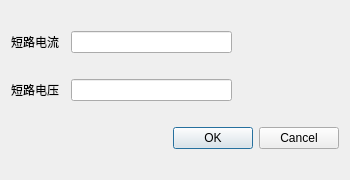
<?xml version="1.0" encoding="UTF-8"?>
<ui version="4.0">
 <class>ValueCalc_1211</class>
 <widget class="QDialog" name="ValueCalc_1211">
  <property name="geometry">
   <rect>
    <x>0</x>
    <y>0</y>
    <width>350</width>
    <height>180</height>
   </rect>
  </property>
  <property name="windowTitle">
   <string>Dialog</string>
  </property>
  <layout class="QVBoxLayout" name="verticalLayout">
   <item>
    <layout class="QHBoxLayout" name="horizontalLayout" stretch="1,3,2">
     <item>
      <widget class="QLabel" name="label">
       <property name="text">
        <string>短路电流</string>
       </property>
      </widget>
     </item>
     <item>
      <widget class="QLineEdit" name="lineEdit_dianliu"/>
     </item>
     <item>
      <spacer name="horizontalSpacer">
       <property name="orientation">
        <enum>Qt::Horizontal</enum>
       </property>
       <property name="sizeHint" stdset="0">
        <size>
         <width>40</width>
         <height>20</height>
        </size>
       </property>
      </spacer>
     </item>
    </layout>
   </item>
   <item>
    <layout class="QHBoxLayout" name="horizontalLayout_2" stretch="1,3,2">
     <item>
      <widget class="QLabel" name="label_2">
       <property name="text">
        <string>短路电压</string>
       </property>
      </widget>
     </item>
     <item>
      <widget class="QLineEdit" name="lineEdit_dianya"/>
     </item>
     <item>
      <spacer name="horizontalSpacer_2">
       <property name="orientation">
        <enum>Qt::Horizontal</enum>
       </property>
       <property name="sizeHint" stdset="0">
        <size>
         <width>40</width>
         <height>20</height>
        </size>
       </property>
      </spacer>
     </item>
    </layout>
   </item>
   <item>
    <widget class="QDialogButtonBox" name="buttonBox">
     <property name="orientation">
      <enum>Qt::Horizontal</enum>
     </property>
     <property name="standardButtons">
      <set>QDialogButtonBox::Cancel|QDialogButtonBox::Ok</set>
     </property>
    </widget>
   </item>
  </layout>
 </widget>
 <resources/>
 <connections>
  <connection>
   <sender>buttonBox</sender>
   <signal>accepted()</signal>
   <receiver>ValueCalc_1211</receiver>
   <slot>accept()</slot>
   <hints>
    <hint type="sourcelabel">
     <x>248</x>
     <y>254</y>
    </hint>
    <hint type="destinationlabel">
     <x>157</x>
     <y>274</y>
    </hint>
   </hints>
  </connection>
  <connection>
   <sender>buttonBox</sender>
   <signal>rejected()</signal>
   <receiver>ValueCalc_1211</receiver>
   <slot>reject()</slot>
   <hints>
    <hint type="sourcelabel">
     <x>316</x>
     <y>260</y>
    </hint>
    <hint type="destinationlabel">
     <x>286</x>
     <y>274</y>
    </hint>
   </hints>
  </connection>
 </connections>
</ui>
